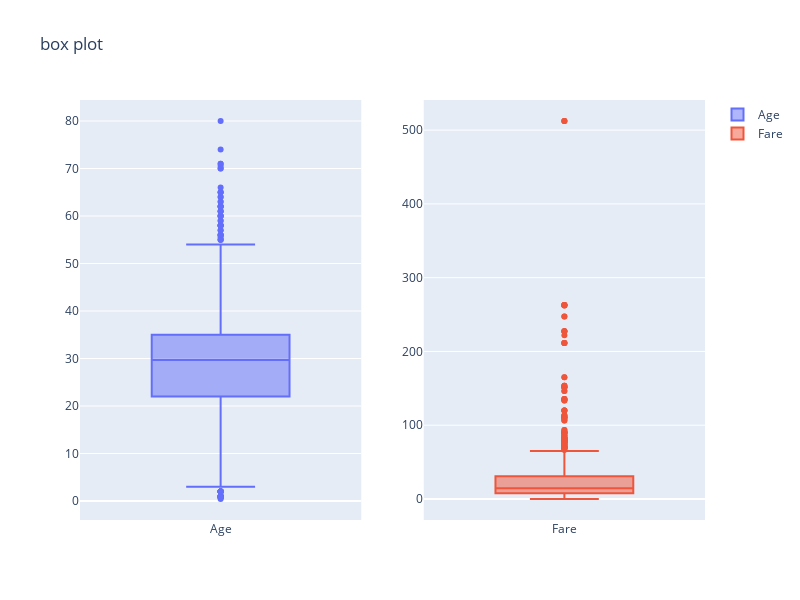

Notebook code cell kept with this figure:
### Markdown cell above
박스플롯을 통해 이상치 데이터가 존재하는지 확인

### Code cell
from plotly.subplots import make_subplots
import plotly.graph_objects as go

fig = make_subplots(rows=1, cols=2)

#Age box plot
fig.add_trace(
    go.Box(y=df.Age, name="Age"),
    row=1, col=1
)

#Fare box plot
fig.add_trace(
    go.Box(y=df.Fare, name="Fare"),
    row=1, col=2
)

fig.update_layout(height=600, width=800, title_text="box plot")
fig.show()

### Figure 1 — Plotly figure (JSON) as saved in the notebook; plotly's stock layout.template omitted (floating-point values rounded to 4 significant figures; data arrays with more than 128 entries replaced by an {"elided": "..."} marker saying what was removed)
{"data": [{"name": "Age", "type": "box", "xaxis": "x", "y": {"elided": "895 float values"}, "yaxis": "y"}, {"name": "Fare", "type": "box", "xaxis": "x2", "y": {"elided": "895 float values"}, "yaxis": "y2"}], "layout": {"height": 600, "title": {"text": "box plot"}, "width": 800, "xaxis": {"anchor": "y", "domain": [0, 0.45]}, "xaxis2": {"anchor": "y2", "domain": [0.55, 1]}, "yaxis": {"anchor": "x", "domain": [0, 1]}, "yaxis2": {"anchor": "x2", "domain": [0, 1]}}}
